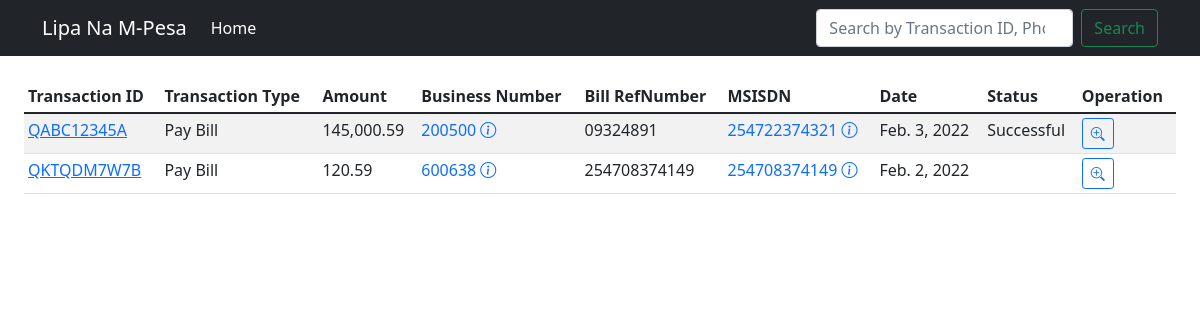
Before: / with the older database file.
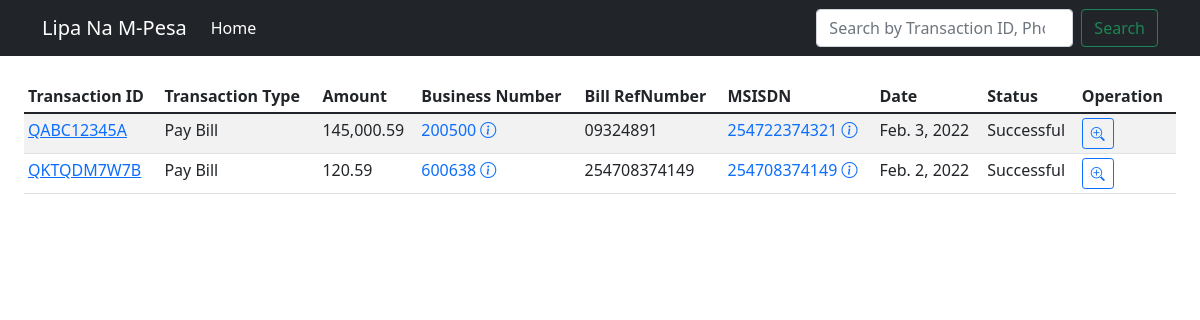
After: the same page with the newer database file.
### c2b/models.py (models this page shows)
class LnmTransaction(models.Model):
   transaction_type = models.TextField(max_length=255)
   transaction_id = models.TextField(max_length=20, unique=True)
   mpesa_transaction_time = models.TextField(max_length=20)
   transaction_amount = models.DecimalField(default=0.00, max_digits=8, decimal_places=2)
   business_shortcode = models.TextField(max_length=12)
   bill_refnumber = models.TextField(max_length=128)
   invoice_number = models.TextField(max_length=128, null=True)
   org_account_balance = models.DecimalField(max_digits=19, decimal_places=2, null=True)
   third_party_trans_id = models.TextField(max_length=128, null=True)
   msisdn = models.TextField(max_length=20)
   first_name = models.TextField(max_length=128, null=True)
   middle_name = models.TextField(max_length=128, null=True)
   last_name = models.TextField(max_length=128, null=True)
   date_recorded = models.DateField(auto_now_add=True)
   transaction_status = models.TextField(max_length=30, null=True)
   validation_request_time = models.DateTimeField(null=True)
   confirmation_request_time = models.DateTimeField(null=True)
   validation_request = models.TextField(max_length=3000, null=True)
   confirmation_request = models.TextField(max_length=3000, null=True)

### c2b/views.py (the view)
# urls.py: path('', index, name='home'),
@csrf_exempt
def index(request):
    search_query = request.GET.get('q', '')
    transactions = []
    if len(search_query) > 0:
        transactions = LnmTransaction.objects.filter(
            Q(transaction_id__contains=search_query.upper()) |
            Q(business_shortcode__contains = search_query) |
            Q(msisdn__contains=search_query)
        ).order_by('-date_recorded')[:100]
    else:
        transactions = LnmTransaction.objects.order_by('-date_recorded')[:100]
    data = {
        'transactions': transactions
    }
    return render(request, "index.html", data)

### c2b/templates/index.html (shortened to what this page needs)
{% extends 'base.html' %}
{% load humanize %}
{% block content %}
<div class="container-fluid p-4">
    <table class="table table-sm table-striped ">
        <thead>
            <th>Transaction ID</th>
            <th>Transaction Type</th>
            <th>Amount</th>
            <th>Business Number</th>
            <th>Bill RefNumber</th>
            <th>MSISDN</th>
            <th>Date</th>
            <th>Status</th>
            <th>Operation</th>
        </thead>
        <tbody>
            {% for transaction in transactions %}
                <tr>
                    <td>
                        <a href="/details/{{ transaction.transaction_id }}">
                            {{ transaction.transaction_id }}
                        </a>
                    </td>
                    <td>{{ transaction.transaction_type }}</td>
                    <td>{{ transaction.transaction_amount | intcomma }}</td>
                    <td>
                        <a href="{% url "home" %}?q={{ transaction.business_shortcode }}" data-bs-toggle="tooltip" title="Search transactions for Business Number {{ transaction.business_shortcode }}" class="text-decoration-none">
                            {{ transaction.business_shortcode }}
                            <i class="bi bi-info-circle"></i>
                        </a>
                    </td>
                    <td>{{ transaction.bill_refnumber }}</td>
                    <td>
                        <a href="{% url "home" %}?q={{ transaction.msisdn }}" class="text-decoration-none" title="Search transactions for MSISDN {{ transaction.msisdn }}" data-bs-toggle="tooltip">
                            {{ transaction.msisdn }}
                            <i class="bi bi-info-circle"></i>
                        </a>
                    </td>
                    <td>{{ transaction.date_recorded }}</td>
                    <td>{{ transaction.transaction_status }}</td>
                    <td>
                        <button type="button" class="btn btn-sm btn-outline-primary">
                            <i class="bi bi-zoom-in"></i>
                        </button>
                    </td>
                </tr>
            {% endfor %}
        </tbody>
    </table>
</div>
{% endblock %}

Changed rows visible on the page:
changed LnmTransaction "QKTQDM7W7B": transaction_status (not shown) → "Successful"
